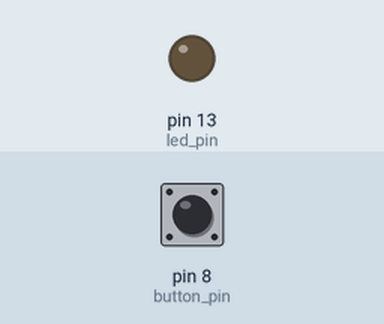
This sketch was run on a simulated Arduino Uno, built with avr-gcc and run on an emulated ATmega328P. Parts: output pins drawn as LEDs (lit = HIGH). Inputs (shaded band) come from the test bench; at power-on: pin 8 (button_pin) HIGH.

Above: at 1.2 s.
1.3 s: pin 8 (button_pin) pulled LOW for 0.15 s
At 1.37 s:
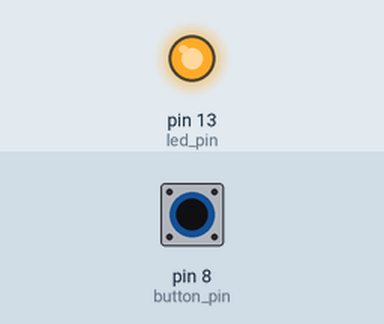
2.9 s: pin 8 (button_pin) pulled LOW for 3.2 s
At 7.1 s:
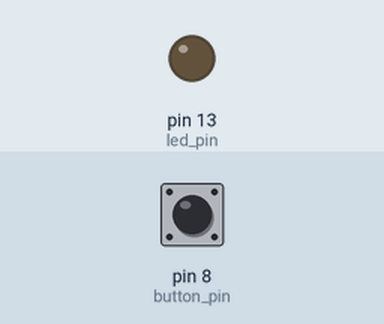
Timing chart, 0 to 8.6 s (numbered marks = the images above; inputs shaded):
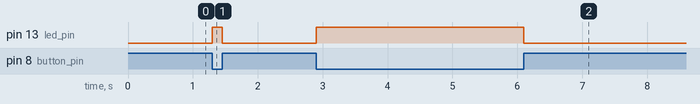

Measured:
- after the input at 1.3 s, pin 13 (led_pin): LOW → HIGH at once, → LOW 0.15 s later
- after the input at 2.9 s, pin 13 (led_pin): LOW → HIGH at once, → LOW 3.2 s later

The sketch:

led-while-pressing-button.ino
```cpp
const int button_pin = 8;
const int led_pin = 13;

bool button_status = LOW;

void setup() {
  pinMode(led_pin, OUTPUT);
  pinMode(button_pin, INPUT_PULLUP);        // Set the internal pull up resistor, unpressed button is HIGH
}

void loop() {
  button_status = digitalRead(button_pin);  // Get the current state of the button
  digitalWrite(led_pin, !button_status);    // If button_status == HIGH then led_status = LOW else led_status = HIGH
}
```
